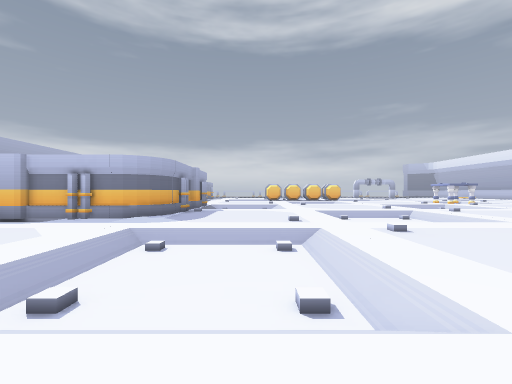
[1] (above)

24 first-person views from a walk through a level from a Godot 3-D game. The camera is 1.5 m above the floor, looks level and sees 90° across. The floor is counted in squares, 2 m on a side. Each view is taken from the middle of a square. On the plan, view 1 faces up. The plan holds only what a view shows up to about 9 squares ahead; the rest is blank. The place goes on beyond the plan.

[2]
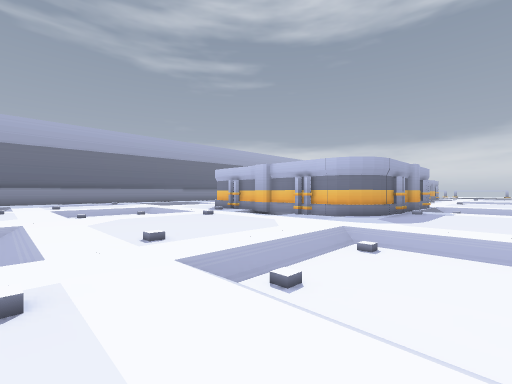

[3]
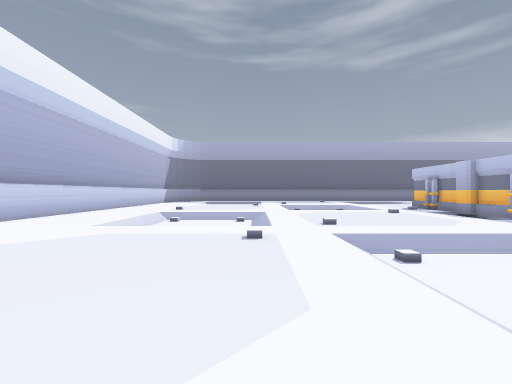

[4]
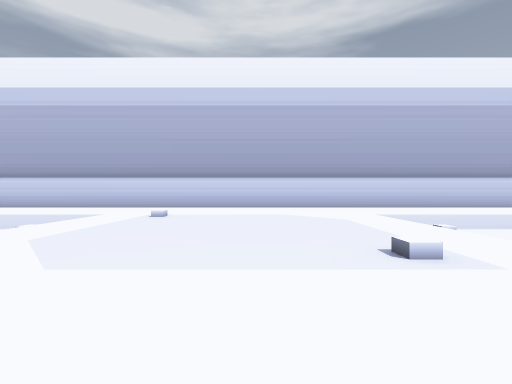

[5]
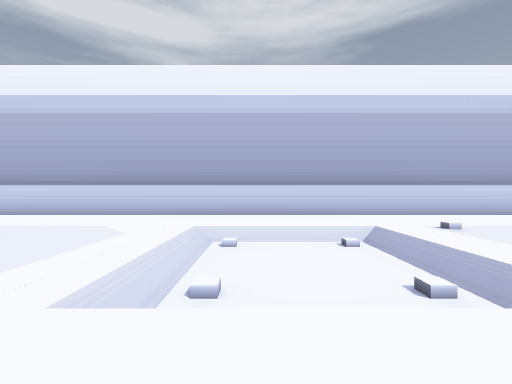

[6]
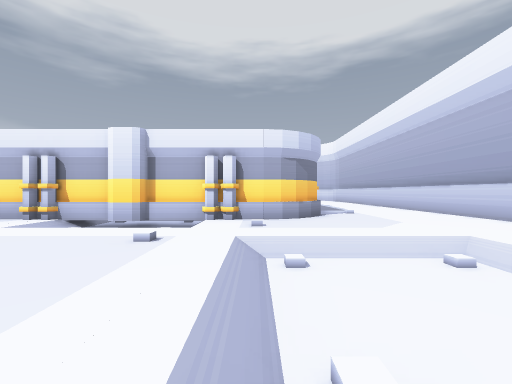

[7]
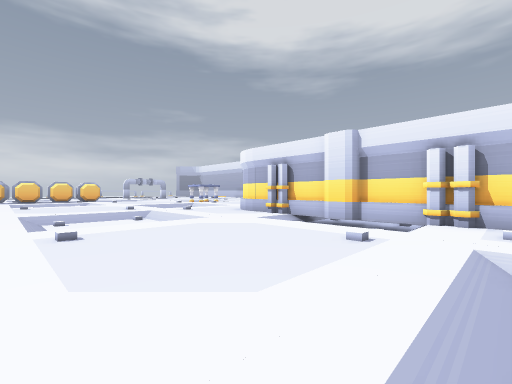

[8]
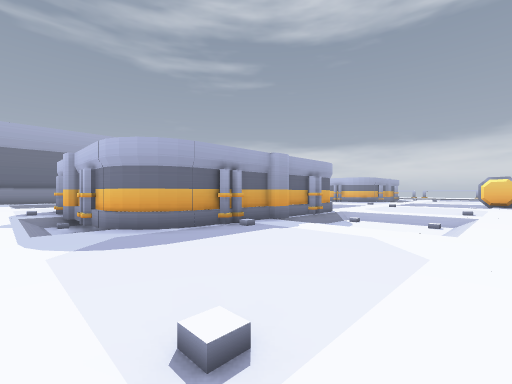

[9]
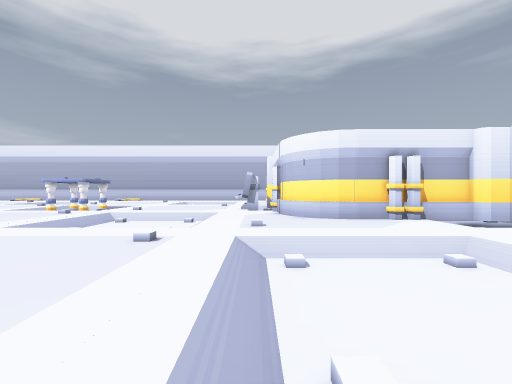

[10]
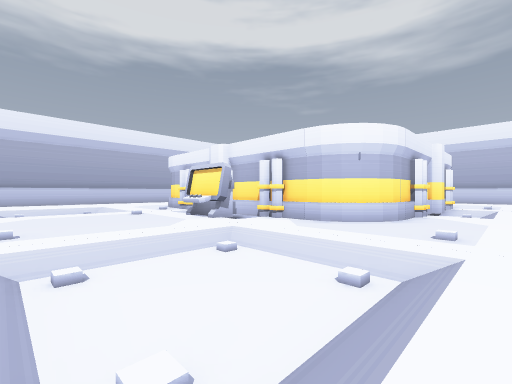

[11]
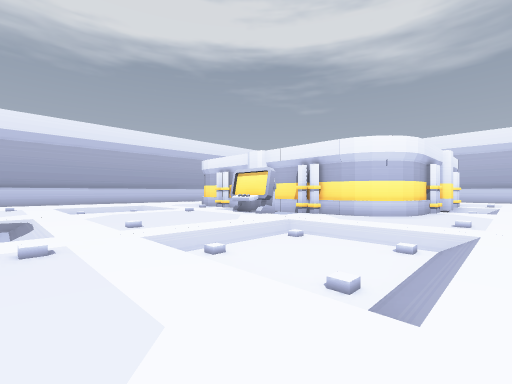

[12]
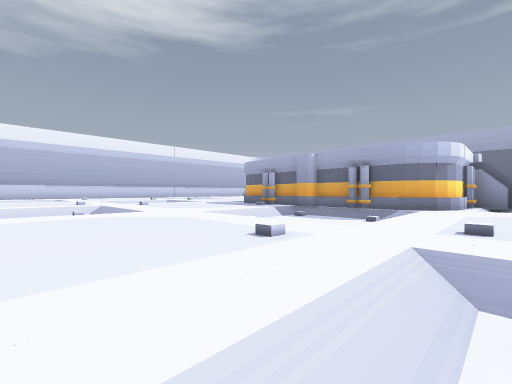

[13]
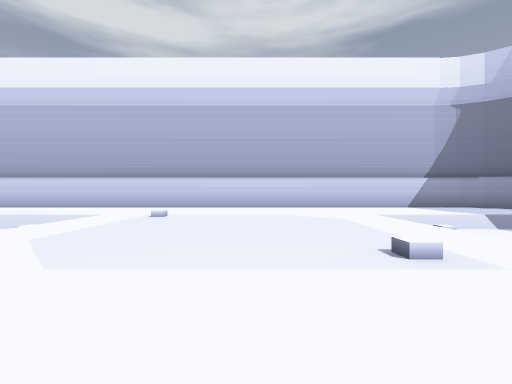

[14]
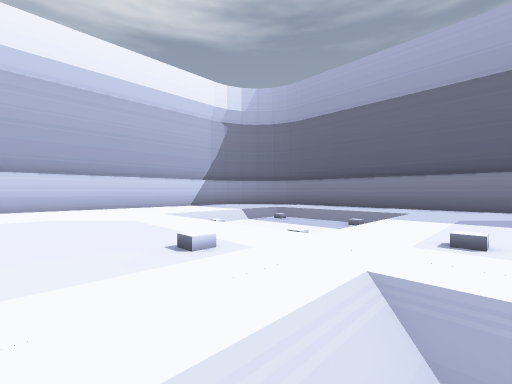

[15]
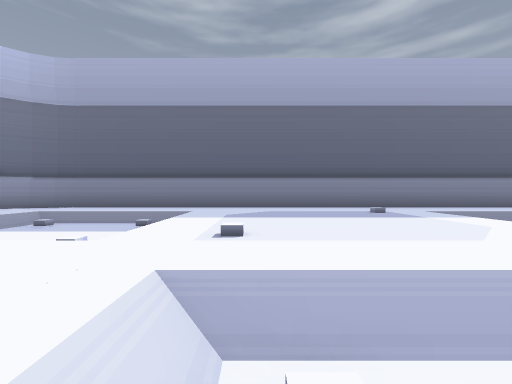

[16]
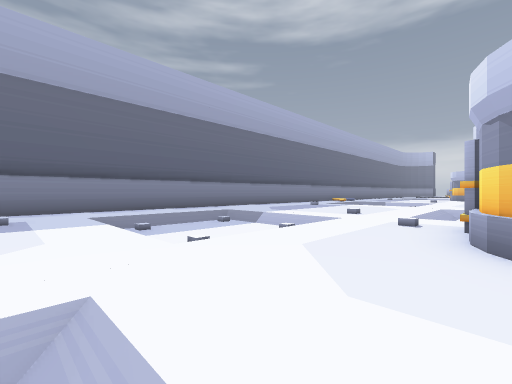

[17]
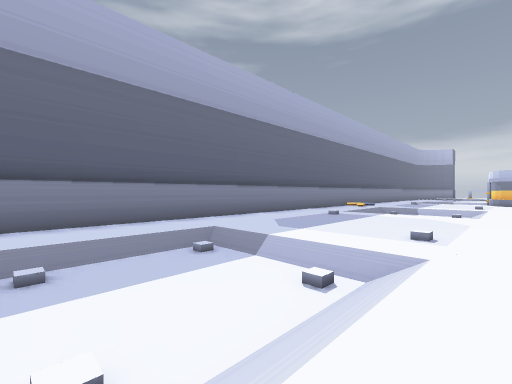

[18]
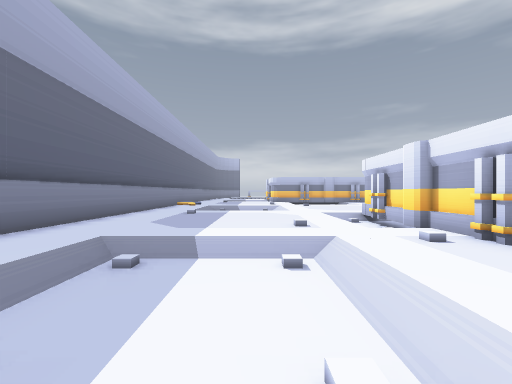

[19]
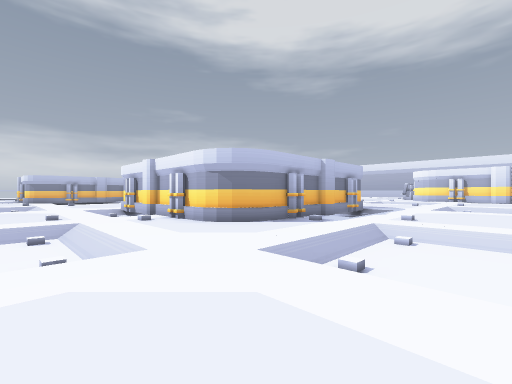

[20]
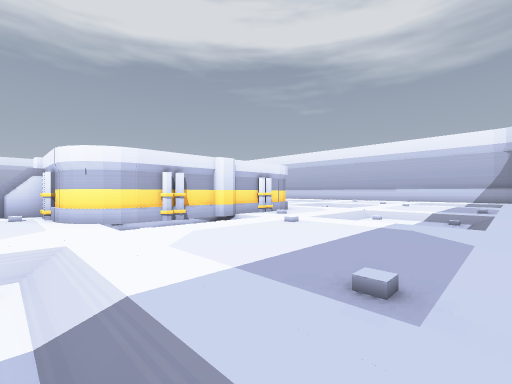

[21]
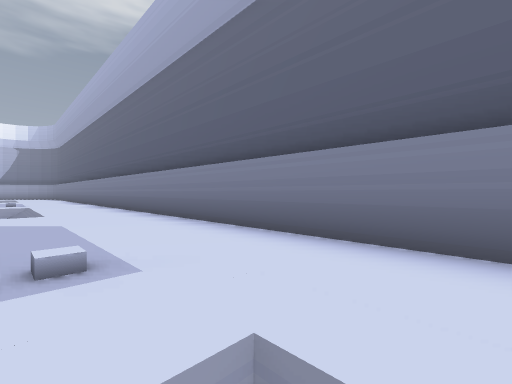

[22]
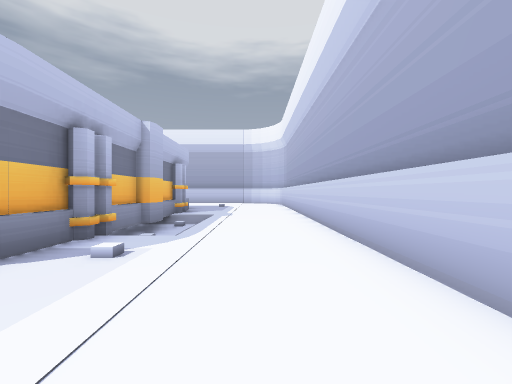

[23]
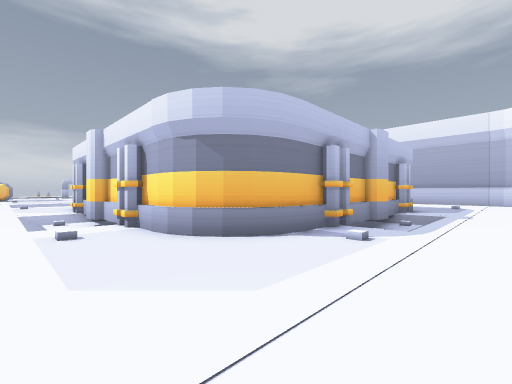

[24]
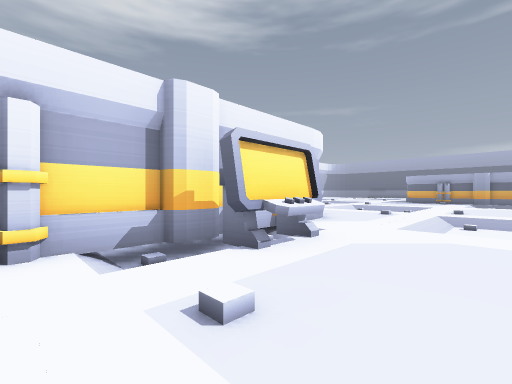

### Floor plan
Key: @ floor where view 1 was taken; # wall or solid block; . main floor; - floor 0.5 m lower than the main floor; / step, stairs or slope; ^ raised ledge.
Columns run from 20 left of view 1 to 17 right of it. Each row starts with its distance up from view 1.
 17 #../--/.....# #  ....///-- ....///--/.
 16 #../......### ###...././.. ...././....
 15 #../..../##     ##//////.. .//////....
 14 #......./#       #/--/....../--/......
 13 #......./#       #/--/....../--/......
 12 #.....///#       #/--/....///--/..../.
 11 #....././#       #/......././.....^./.
 10 #..//////#       #/....//////....###/.
  9 #../--/..#       #...../--/...########
  8 #../--/..########....../--/...#
  7 #../--/....///--/....///--/..##
  6 #../......././......././.....#
  5 #../....//////....//////..../#
  4 #......./--/....../--/....../#
  3 #......./--/....../--/....../#
  2 #.....///-  ....///--/....// #
  1 #....././......././......././#
  0 #..//////....//////.@..//////##
 -1 #../--/....../--/....../--/...#
 -2 #../--/....../--/....../--/...########
 -3 #../--/....///--/....///--/....///--/.
 -4 #.....................................
 -5 #.....................................
 -6 ##....................................
 -7  #####################################

Positions as (right, up) in squares from view 1, and headings:
1: (0, 0), facing up
2: (0, 0), facing up-left
3: (2, 0), facing left
4: (-1, 2), facing down
5: (5, 2), facing down
6: (2, 0), facing right
7: (2, 0), facing up-right
8: (2, 6), facing up-left
9: (2, 10), facing right
10: (7, 15), facing down-right
11: (7, 17), facing down-right
12: (5, 17), facing down-left
13: (-11, 2), facing down
14: (-11, 2), facing down-left
15: (-11, 2), facing left
16: (-11, 5), facing up-left
17: (-13, 7), facing up-left
18: (-15, 6), facing up
19: (-15, 3), facing up-right
20: (-18, 17), facing down-right
21: (-17, 17), facing down-left
22: (8, -5), facing right
23: (7, -5), facing up-right
24: (17, 13), facing down-left
